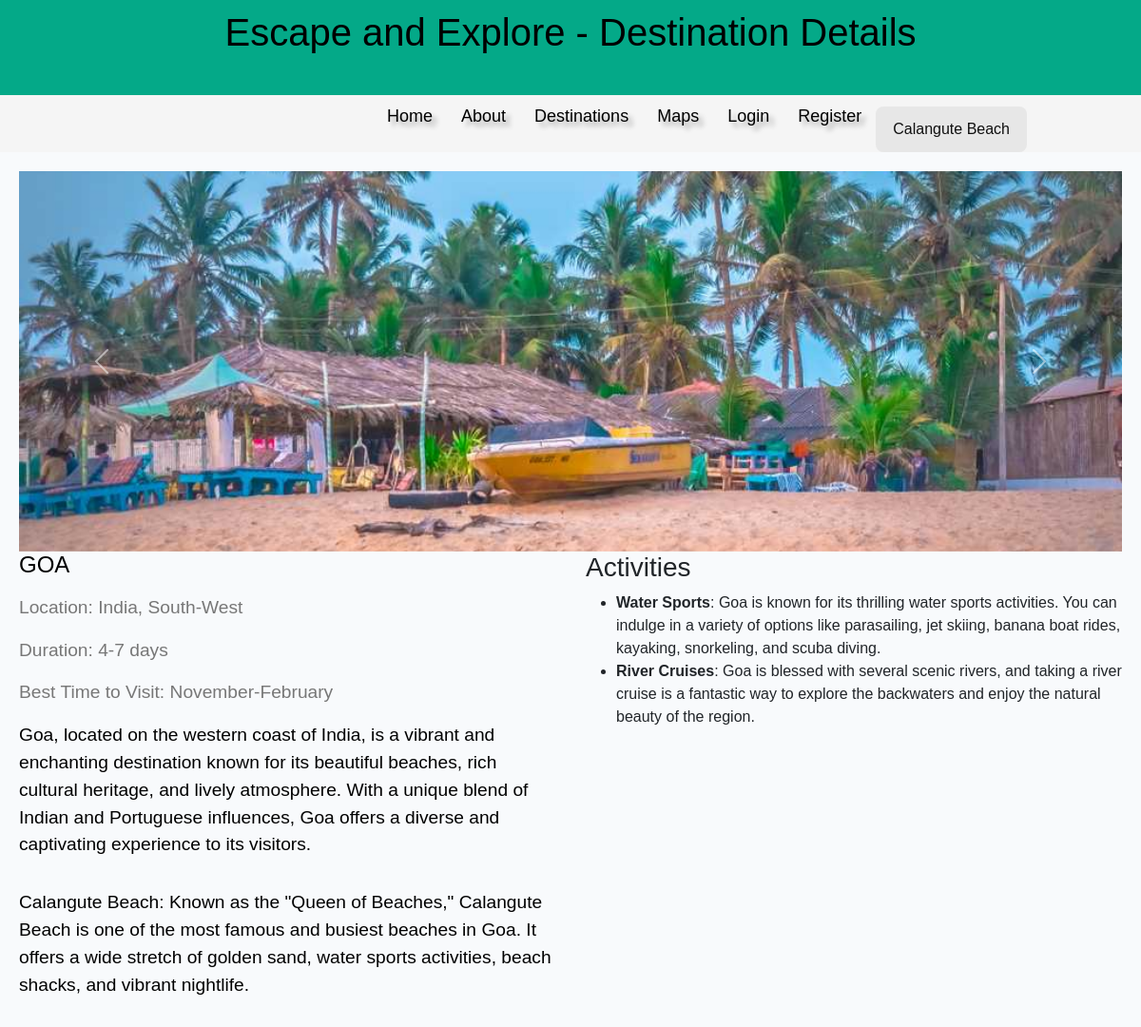
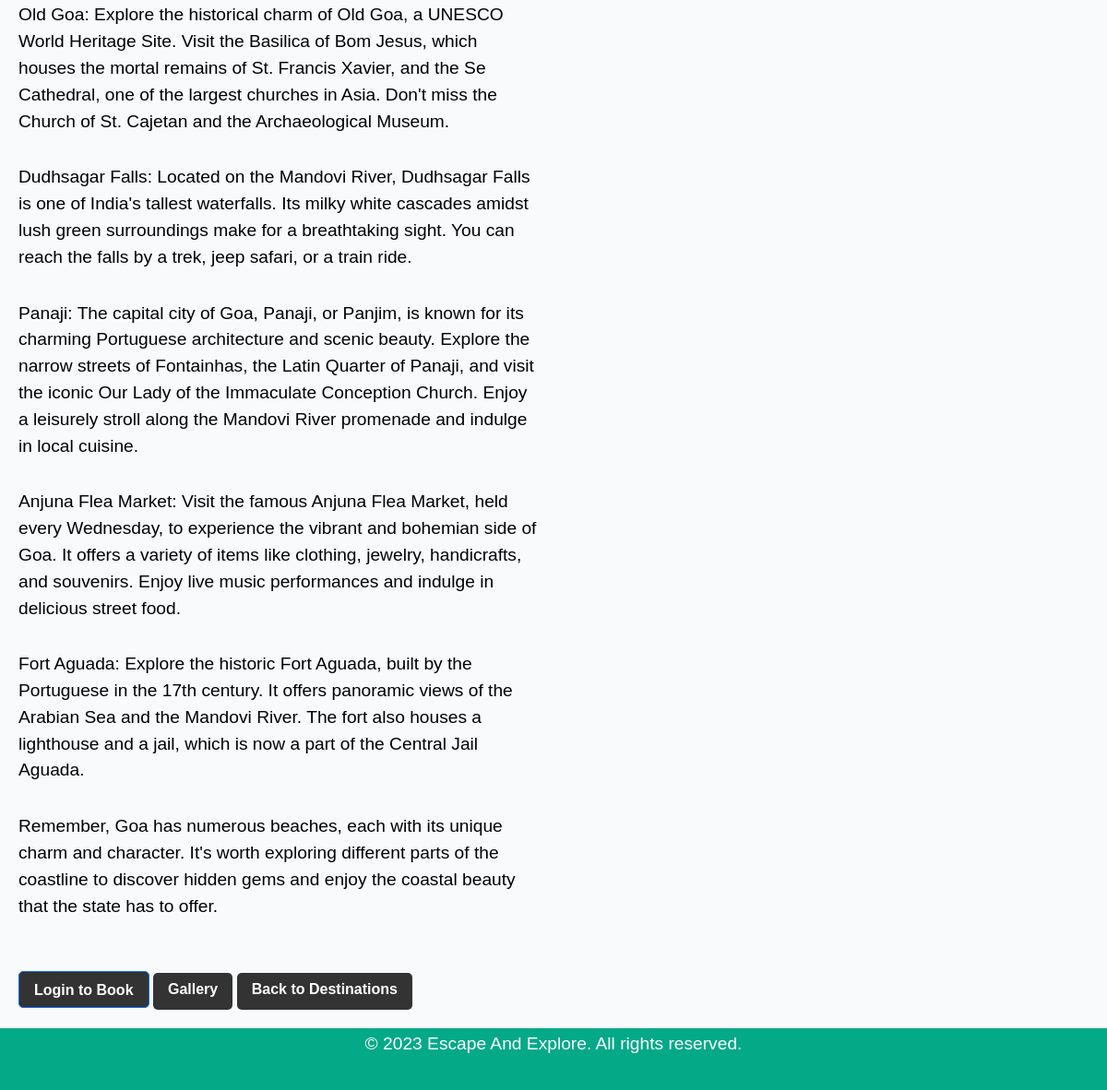
The page /destination_detail/1 on the database its author committed (2 pictures, top to bottom).
### app.py (models this page shows)
class Package(db.Model):
    id = db.Column(db.Integer, primary_key=True)
    name = db.Column(db.String(150), nullable=False)
    description = db.Column(db.Text, nullable=False)
    image = db.Column(db.String(150), nullable=False)
    location = db.Column(db.String(150))
    duration = db.Column(db.String(50))
    best_time = db.Column(db.String(50))
    activities = db.Column(db.Text)
    bookings = db.relationship('Booking', backref='package', lazy=True)
    buses = db.relationship('Bus', backref='package', lazy=True)

### app.py (the view)
@app.route('/destination_detail/<int:package_id>')
def destination_detail(package_id):
    package = Package.query.get_or_404(package_id)
    return render_template('destination_detail.html', package=package)

### app.py (called while the page is built, shortened)
@app.context_processor
def inject_user():
    return {
        'is_authenticated': False,
        'current_user': None
    }

### templates/destination_detail.html (shortened to what this page needs)
<!DOCTYPE html>
<html>
<head>
  <link href="https://cdn.jsdelivr.net/npm/bootstrap@5.3.0/dist/css/bootstrap.min.css" rel="stylesheet">
  <link rel="stylesheet" type="text/css" href="{{ url_for('static', filename='css/style.css') }}" />
</head>
<body class="non-home">
  <header>
    <h1>Escape and Explore - Destination Details</h1>
  </header>
  <div class="nav">
    <div class="nav-menu">
      <ul>
        <li><a href="{{ url_for('index') }}">Home</a></li>
        <li><a href="#about">About</a></li>
        <li><a href="{{ url_for('packages') }}">Destinations</a></li>
        <li><a href="{{ url_for('maps') }}">Maps</a></li>
        {% if not is_authenticated %}
        <li><a href="{{ url_for('login') }}">Login</a></li>
        <li><a href="{{ url_for('register') }}">Register</a></li>
        {% else %}
        <li><a href="{{ url_for('mybookings') }}">My Bookings</a></li>
        <li><a href="{{ url_for('logout') }}">Logout</a></li>
        {% endif %}
      </ul>
    </div>
  <div id="carousel-caption" class="carousel-image-caption" aria-live="polite"></div>
  </div>
  <div class="container">
    <div id="imageCarousel" class="carousel slide" data-bs-ride="carousel" data-bs-interval="2000">
      <div class="carousel-inner">
        {% if package.name == 'GOA' %}
        <div class="carousel-item">
          <img src="{{ url_for('static', filename='images/goa1.jpg') }}" class="d-block w-100" alt="Calangute Beach">
        </div>
        {% endif %}
      </div>
      <button class="carousel-control-prev" type="button" data-bs-target="#imageCarousel" data-bs-slide="prev">
        <span class="carousel-control-prev-icon" aria-hidden="true"></span>
      </button>
      <button class="carousel-control-next" type="button" data-bs-target="#imageCarousel" data-bs-slide="next">
        <span class="carousel-control-next-icon" aria-hidden="true"></span>
      </button>
    </div>
    <div class="destination-info">
      <div class="destination-description">
        <h2 class="destination-title">{{ package.name }}</h2>
        <p class="destination-meta">Location: {{ package.location }}</p>
        <p class="destination-meta">Duration: {{ package.duration }}</p>
        <p class="destination-meta">Best Time to Visit: {{ package.best_time }}</p>
        {% if package.description %}
          {% for para in package.description.split('\n\n') %}
            <p>{{ para.strip().replace('\n', '<br>')|safe }}</p>
          {% endfor %}
        {% endif %}
      </div>
      <div class="destination-activities">
        {% if package.activities %}
        <h3>Activities</h3>
        <ul>
        {% for activity in package.activities.split('||') %}
          {% set parts = activity.split(':', 1) %}
          <li>
            <strong>{{ parts[0].strip() }}</strong>{% if parts|length > 1 %}: {{ parts[1].strip() }}{% endif %}
          </li>
        {% endfor %}
        </ul>
        {% endif %}
      </div>
    </div>
    {% if is_authenticated %}
    <a href="{{ url_for('booking', package_id=package.id) }}" class="about-button">Book Now</a>
    {% else %}
    <button class="btn btn-primary about-button" onclick="window.location.href='{{ url_for('login') }}'">Login to Book</button>
    {% endif %}
    <a href="{{ url_for('gallery', package_id=package.id) }}" class="about-button">Gallery</a>
    <a href="{{ url_for('packages') }}" class="about-button">Back to Destinations</a>
  </div>
  <footer>
    <p>&copy; 2023 Escape And Explore. All rights reserved.</p>
  </footer>
</body>
</html>

### static/css/style.css (style rules this page uses)
body { font-family: Arial, sans-serif; margin: 0; padding: 0; background-color: rgb(248, 250, 252); }
.nav { width: 100%; background-color: #f8f7f741; display: flex; justify-content:end; padding: 0 10%; align-items: center; }
.nav-menu ul { display: flex; list-style:none; }
.nav-menu ul a { text-decoration: none; color: #000; text-shadow: 5px 5px 5px rgba(0,0,0,0.3); font-size: 18px; margin: 0 15px; transition: color .4s; }
h1 { font-family: 'Trebuchet MS', 'Lucida Sans Unicode', 'Lucida Grande', 'Lucida Sans', Arial, sans-serif; font-size: 4rem; margin-bottom: 2rem; }
.about-button { display: inline-block; background-color: #333; color: #fff; padding: 8px 16px; text-decoration: none; font-weight: bold; border-radius: 5px; transition: background-color 0.3s; line-height: 1.2; height: 40px; }
.container { max-width: 1200px; margin: 0 auto; padding: 20px; }
h2 { font-size: 2rem; margin-bottom: 1rem; }
p { font-size: 1.2rem; margin-bottom: 2rem; }
footer { background-color:rgb(4, 169, 136); color: #fff; padding: 3px; text-align: center; }
header { background-color:rgb(4, 169, 136); color:black; padding: 20px; text-align: center; }
.non-home .nav { background-color: #f5f5f5 !important; }
.non-home header { padding: 10px; }
.non-home h1 { font-size: 2.5rem; }
.non-home h2 { font-size: 1.5rem; }
.destination-info { display: flex; justify-content: space-between; align-items: flex-start; margin-bottom: 1.5rem; }
.destination-description { flex: 1; margin-right: 2rem; color:black; }
.destination-title { font-size: 2rem; margin-bottom: 1rem; }
.destination-meta { font-size: 1.2rem; color: #777; margin-bottom: 1rem; }
.destination-activities { flex: 1; }
* { box-sizing: border-box; }
.non-home { display: flex; flex-direction: column; min-height: 100vh; }
.non-home footer { margin-top: auto; }
.carousel { height: 400px; }
.carousel-inner, .carousel-item, .carousel-item img { height: 400px; }
.carousel-item img { object-fit: cover; width: 100%; }

### templates/destination_detail.html (style rules this page uses)
.carousel-image-caption { margin-top: 12px; padding: 12px 18px; background: rgba(0,0,0,0.06); border-radius: 8px; color: #111; font-size: 1rem; }

### rows shown on the page
Package: name "GOA", location "India, South-West", duration "4-7 days", best_time "November-February"

### other values the page prints
{{ parts[0].strip() }} "Water Sports" "River Cruises"
{{ parts[1].strip() }} "Goa is known for its thrilling water sports activities. You can indulge in a variety of options like parasailing, jet skiing, banana boat rides, kayaking, snorkeling, and scuba diving." "Goa is blessed with several scenic rivers, and taking a river cruise is a fantastic way to explore the backwaters and enjoy the natural beauty of the region."
